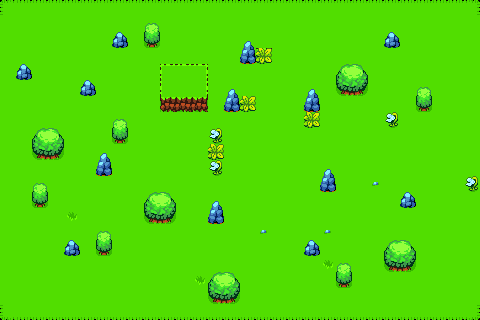

This is a level from a 2D game, rendered from its Tiled map with the project's own tilesets. A one-line summary and the complete map file follow:
An orthogonal 30x20 tile map with 16x16 px tiles, 2 tile layers (Tile Layer 1, Tile Layer 2), 2 tilesets.

<map version="1.10" tiledversion="1.12.1" orientation="orthogonal" renderorder="right-down" width="30" height="20" tilewidth="16" tileheight="16" infinite="0" nextlayerid="4" nextobjectid="1">
 <editorsettings>
  <export target="grassland.tmx" format="json" />
 </editorsettings>
 <tileset firstgid="1" source="grass.tsx" />
 <tileset firstgid="133" source="./grass.tsx" />
 <layer id="1" name="Tile Layer 1" width="30" height="20">
  <data encoding="csv">
73,74,74,74,74,74,74,74,74,74,74,74,74,74,74,74,74,74,74,74,74,74,74,74,74,74,74,74,74,75,
86,86,86,86,86,86,86,86,86,86,86,86,86,86,86,86,86,86,86,86,86,86,86,86,86,86,86,86,86,86,
86,86,86,86,86,86,86,86,86,86,86,86,86,86,86,86,86,86,86,86,86,86,86,86,86,86,86,86,86,86,
86,86,86,86,86,86,86,86,86,86,86,86,86,86,86,86,170,86,86,86,86,86,86,86,86,86,86,86,86,86,
86,86,86,86,86,86,86,86,86,86,37,38,39,86,86,86,86,86,86,86,86,86,86,86,86,86,86,86,86,86,
86,86,86,86,86,86,86,86,86,86,49,50,51,86,86,86,86,86,86,86,86,86,86,86,86,86,86,86,86,86,
86,86,86,86,86,86,86,86,86,86,61,62,63,86,86,86,86,86,86,86,86,86,86,86,86,86,86,86,86,86,
86,86,86,86,86,86,86,86,86,86,86,86,86,86,86,86,86,86,86,86,86,86,86,86,86,86,86,86,86,86,
86,86,86,86,86,86,86,86,86,86,86,86,86,86,86,86,86,86,86,86,86,86,86,86,86,86,86,86,86,86,
86,86,86,86,86,86,86,86,86,86,86,86,86,86,86,86,86,86,86,86,86,86,86,86,86,86,86,86,86,86,
86,86,86,86,86,86,86,86,86,86,86,86,86,86,86,86,86,86,86,86,86,86,86,86,86,86,86,86,86,86,
86,86,86,86,86,86,86,86,86,86,86,86,86,86,86,86,86,86,86,86,86,86,86,86,86,86,86,86,86,86,
86,86,86,86,86,86,86,86,86,86,86,86,86,86,86,86,86,86,86,86,86,86,86,86,86,86,86,86,86,86,
86,86,86,86,86,86,86,86,86,86,86,86,86,86,86,86,86,86,86,86,86,86,86,86,86,86,86,86,86,86,
86,86,86,86,86,86,86,86,86,86,86,86,86,86,86,86,86,86,86,86,86,86,86,86,86,86,86,86,86,86,
86,86,86,86,86,86,86,86,86,86,86,86,86,86,86,86,86,86,86,86,86,86,86,86,86,86,86,86,86,86,
86,86,86,86,86,86,86,86,86,86,86,86,86,86,86,86,86,86,86,86,86,86,86,86,86,86,86,86,86,86,
86,86,86,86,86,86,86,86,86,86,86,86,86,86,86,86,86,86,86,86,86,86,86,86,86,86,86,86,86,86,
86,86,86,86,86,86,86,86,86,86,86,86,86,86,86,86,86,86,86,86,86,86,86,86,86,86,86,86,86,86,
97,98,98,98,98,98,98,98,98,98,98,98,98,98,98,98,98,98,98,98,98,98,98,98,98,98,98,98,98,99
</data>
 </layer>
 <layer id="3" name="Tile Layer 2" width="30" height="20">
  <data encoding="csv">
0,0,0,0,0,0,0,0,0,0,0,0,0,0,0,0,0,0,0,0,0,0,0,0,0,0,0,0,0,0,
0,0,0,0,0,0,0,0,0,47,0,0,0,0,0,0,0,0,0,0,0,0,0,0,0,0,0,0,0,0,
0,0,0,0,0,0,0,32,0,59,0,0,0,0,0,34,0,0,0,0,0,0,0,0,32,0,0,0,0,0,
0,0,0,0,0,0,0,0,0,0,0,0,0,0,0,46,44,0,0,0,0,0,0,0,0,0,0,0,0,0,
0,32,0,0,0,0,0,0,0,0,0,0,0,0,0,0,0,0,0,0,0,23,24,0,0,0,0,0,0,0,
0,0,0,0,0,32,0,0,0,0,0,0,0,0,34,0,0,0,0,34,0,35,36,0,0,0,47,0,0,0,
0,0,0,0,0,0,0,0,0,0,0,0,0,0,46,44,0,0,0,46,0,0,0,0,0,0,59,0,0,0,
0,0,0,0,0,0,0,47,0,0,0,0,0,0,0,0,0,0,0,44,0,0,0,0,57,0,0,0,0,0,
0,0,23,24,0,0,0,59,0,0,0,0,0,57,0,0,0,0,0,0,0,0,0,0,0,0,0,0,0,0,
0,0,35,36,0,0,34,0,0,0,0,0,0,44,0,0,0,0,0,0,0,0,0,0,0,0,0,0,0,0,
0,0,0,0,0,0,46,0,0,0,0,0,0,57,0,0,0,0,0,0,34,0,0,0,0,0,0,0,0,0,
0,0,47,0,0,0,0,0,0,0,0,0,0,0,0,0,0,0,0,0,46,0,0,30,0,0,0,0,0,57,
0,0,59,0,0,0,0,0,0,23,24,0,0,34,0,0,0,0,0,0,0,0,0,0,0,32,0,0,0,0,
0,0,0,0,17,0,0,0,0,35,36,0,0,46,0,0,0,0,0,0,0,0,0,0,0,0,0,0,0,0,
0,0,0,0,0,0,47,0,0,0,0,0,0,0,0,0,30,0,0,0,30,0,0,0,0,0,0,0,0,0,
0,0,0,0,32,0,59,0,0,0,0,0,0,0,0,0,0,0,0,32,0,0,0,0,23,24,0,0,0,0,
0,0,0,0,0,0,0,0,0,0,0,0,0,0,0,0,0,0,0,0,17,47,0,0,35,36,0,0,0,0,
0,0,0,0,0,0,0,0,0,0,0,0,17,23,24,0,0,0,0,0,0,59,0,0,0,0,0,0,0,0,
0,0,0,0,0,0,0,0,0,0,0,0,0,35,36,0,0,0,0,0,0,0,0,0,0,0,0,0,0,0,
0,0,0,0,0,0,0,0,0,0,0,0,0,0,0,0,0,0,0,0,0,0,0,0,0,0,0,0,0,0
</data>
 </layer>
</map>
